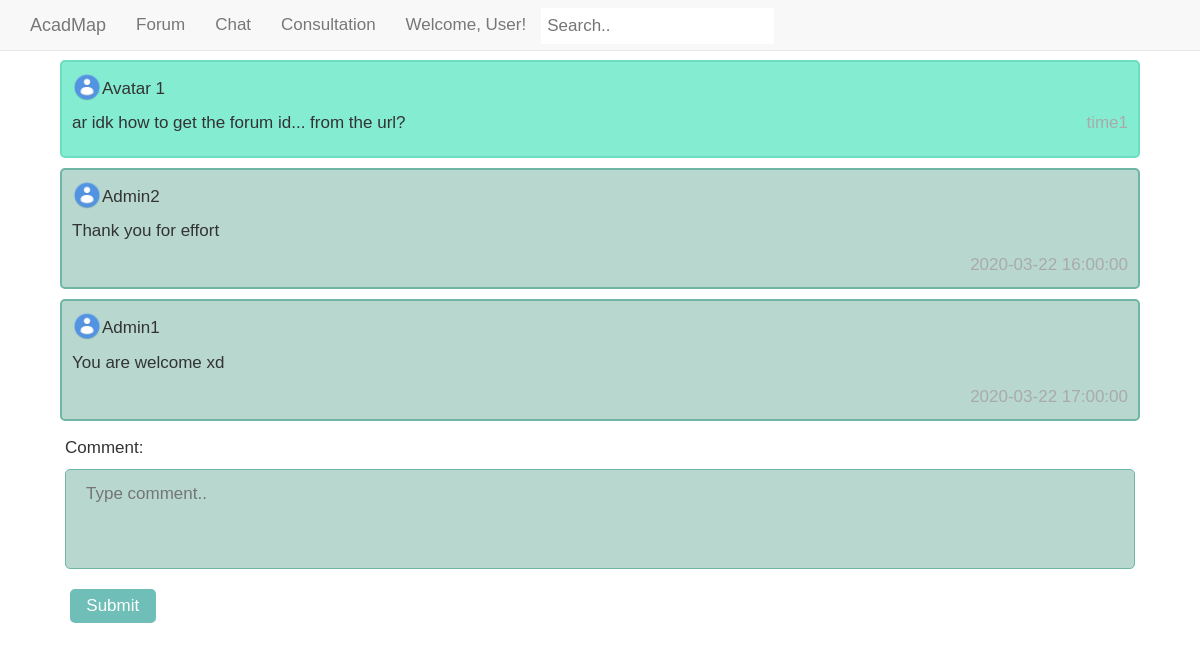
The app's page /forum_related/post.php with its own data.
### tables this page shows
CREATE TABLE `comment` (
  `comment_id` int(8) UNSIGNED NOT NULL,
  `comment_date_time` timestamp NOT NULL DEFAULT current_timestamp(),
  `post_id` int(8) UNSIGNED NOT NULL,
  `comments_content` text NOT NULL,
  `author_name` varchar(8) NOT NULL
);

### forum_related/post.php (the view, shortened to what this page needs)
<!DOCTYPE html>
<html>
<head>
  <link rel="stylesheet" href="../css/bootstrap.min.css">
  <link rel="stylesheet" href="../css/main.css">
    <link rel="stylesheet" href="../css/post.css">
</head>
<body>
<nav class="navbar navbar-default navbar-fixed-top">
  <div class="container">
    <a href="#" class="navbar-brand">AcadMap</a>
    <div class="container-fluid">
      <ul class="nav navbar-nav">
        <li><a href="#">Forum</a></li>
        <li><a href="#">Chat</a></li>
        <li><a href="#">Consultation</a></li>
        <input type="text" placeholder="Search..">
        <li><a href="#">Welcome, User!</a></li>
      </ul>
    </div>
  </div>
</nav>
<div class="content1">
<div class="container1">
  <img class="left" src="../assets/avatar.png" alt="Avatar1" height="30" width="30">
  <p class="name">Avatar 1</p>
  <span class="time-right">time1</span>
  <p>ar idk how to get the forum id... from the url?</p>
</div>
<?php
  $servername = "localhost";
  $username = "root";
  $password = "";
  $conn = new mysqli($servername, $username, $password, 'AcadMap');
  $commentsql = "SELECT * FROM comment";
  $commentResult = mysqli_query($conn,$commentsql);
  $col = mysqli_num_rows($commentResult);
  for ($x = 0; $x < $col; $x++) {
    $Commentinfo = mysqli_fetch_array($commentResult);
    echo "<div class=\"container1 reply\">
          <img class=\"left\" src=\"../assets/avatar.png\" alt=\"Avatar1\" height=\"30\" width=\"30\">
          <p class=\"name\">".$Commentinfo['author_name']."</p>
          <p>".$Commentinfo['comments_content']."</p>
          <span class=\"time-right\">".$Commentinfo['comment_date_time']."</span>
          </div>";
  }
?>
<form action="process.php" class="form-container" method="get">
Comment:<br>
  <textarea type="text" placeholder="Type comment.." name="cmt"></textarea>
  <input class="btn2" type="submit" onclick="history.go(0);">
</form>
</div>
</body>
</html>

### css/main.css (style rules this page uses)
body { padding-top: 50px; }
.time-right { float: right; color: #aaaaaa; }
.navbar input[type=text] { float: right; padding: 6px; margin-top: 8px; margin-right: 16px; border: none; font-size: 17px; }

### css/post.css (style rules this page uses)
body { margin: 0; font-size: 17px; font-family: Arial, Helvetica, sans-serif; }
.time-right { float: right; color: #aaa; }
.container1 { border: 2px solid #6CDDC0; background-color: #84ECD1; border-radius: 5px; padding: 10px; margin: 10px 0; }
.reply { border-color: #6FB6A4; background-color: #B7D7CF; }
.container1::after { content: ""; clear: both; display: table; }
.form-container { padding: 5px; background-color: white; }
.form-container textarea { height: 100px; width: 100%; padding: 12px 20px; margin: 8px 0; box-sizing: border-box; border-radius: 5px; border-color: #6FB6A4; background-color: #B7D7CF; resize: none; min-height: 20px; }
.content1 { padding: 0; margin: 2px auto 2px auto; width: 90%; }
.btn2 { font-size: 17px; background-color: rgb(76, 175, 167); color: white; border-radius: 5px; padding: 5px; margin: 5px; border: none; cursor: pointer; width: 8%; margin-bottom:10px; opacity: 0.8; text-align:center; }
.left { float: left; }
.name { padding: 5px 0px 0px 30px; }

### records on screen
comment: author_name "Admin2", comments_content "Thank you for effort", comment_date_time "2020-03-22 16:00:00"
comment: author_name "Admin1", comments_content "You are welcome xd", comment_date_time "2020-03-22 17:00:00"
